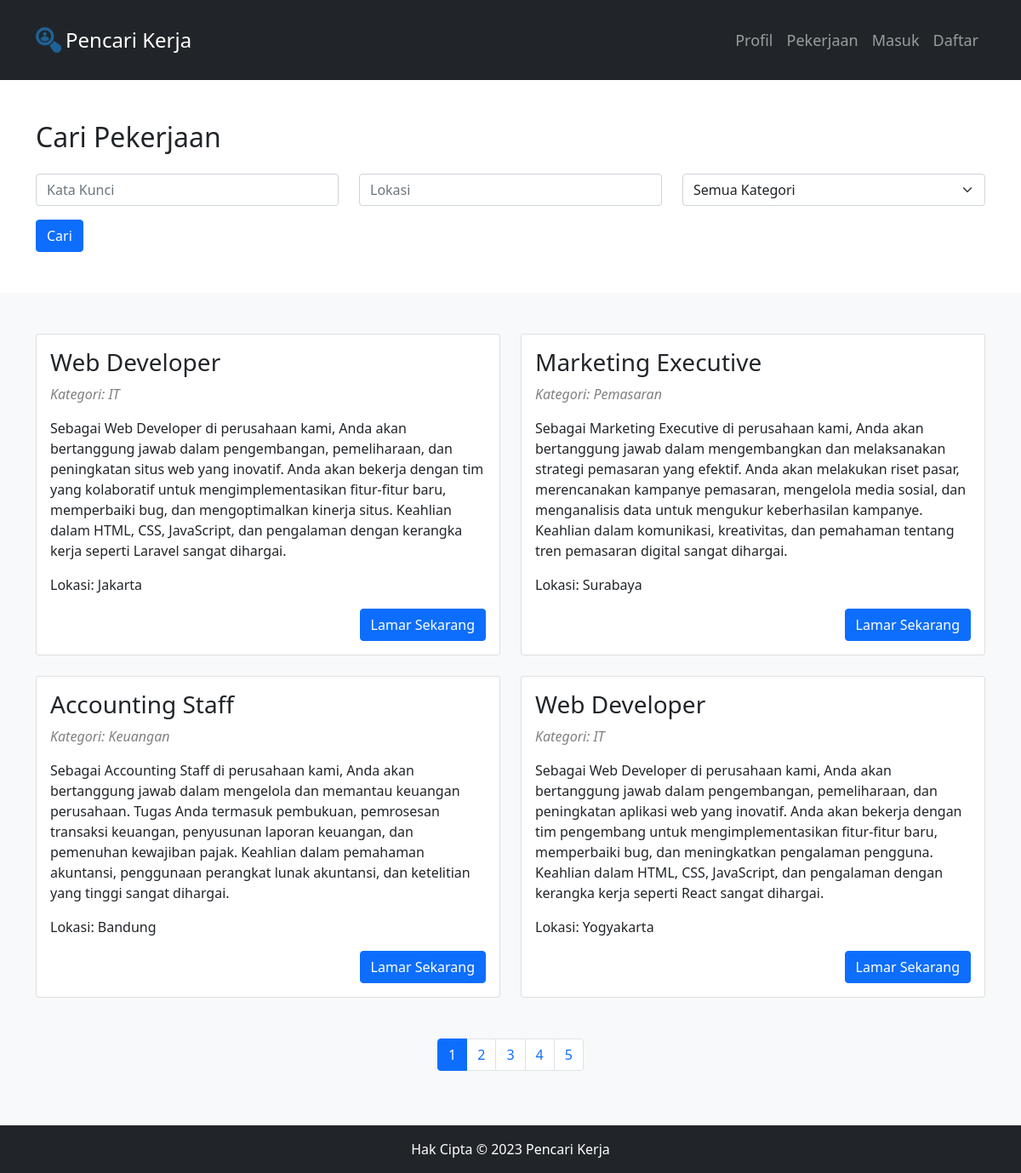
The page / on the database its author committed.
### tables this page shows
CREATE TABLE `lowongan` (
  `lowongan_id` int(11) NOT NULL,
  `perusahaan_id` int(11) DEFAULT NULL,
  `kategori_id` varchar(11) NOT NULL,
  `judul` varchar(255) DEFAULT NULL,
  `deskripsi` text DEFAULT NULL,
  `persyaratan` text DEFAULT NULL,
  `lokasi` varchar(100) DEFAULT NULL,
  `jenis_pekerjaan` varchar(50) DEFAULT NULL,
  `tanggal_posting` date DEFAULT NULL
);

### index.php (the view, shortened to what this page needs)
<!DOCTYPE html>
<html>
<head>
    <link rel="stylesheet" href="https://cdn.jsdelivr.net/npm/bootstrap@5.0.1/dist/css/bootstrap.min.css">
</head>
<body class="fade-in">
<header class="bg-dark text-white py-3 ">
    <div class="container">
        <nav class="navbar navbar-expand-lg navbar-dark">
        <img src="icon/logo.png" alt="Icon" style="width: 30px; height: 30px; margin-right: 5px;">
        <a class="navbar-brand" href="#" style="font-size: 24px;">Pencari Kerja</a>
            <div class="collapse navbar-collapse" id="navbarNav">
                <ul class="navbar-nav ms-auto">
                <li class="nav-item">
                        <a class="nav-link" href="profil.php" style="font-size: 18px;">Profil</a>
                    </li>
                    <li class="nav-item">
                        <a class="nav-link" href="index.php" style="font-size: 18px;">Pekerjaan</a>
                    </li>
                    <li class="nav-item">
                        <a class="nav-link" href="login_utama.php" style="font-size: 18px;">Masuk</a>
                    </li>
                    <li class="nav-item">
                        <a class="nav-link" href="daftar.php" style="font-size: 18px;">Daftar</a>
                    </li>
                </ul>
            </div>
        </nav>
    </div>
</header>
    <section class="py-5">
        <div class="container">
            <h2 class="mb-4">Cari Pekerjaan</h2>
            <form class="row" method="GET" action="">
                <div class="col-md-4 mb-3">
                    <input type="text" class="form-control" placeholder="Kata Kunci" name="search">
                </div>
                <div class="col-md-4 mb-3">
                    <input type="text" class="form-control" placeholder="Lokasi" name="location">
                </div>
                <div class="col-md-4 mb-3">
<select class="form-select" name="category">
        <option value="">Semua Kategori</option>
</select>
                </div>
                <div class="col-12">
                    <button type="submit" class="btn btn-primary" name="submit"  value="Cari">Cari</button>
                </div>
            </form>
        </div>
    </section>
    <?php
    $host = "localhost";
    $username = "root";
    $password = "";
    $database = "loginadmin";
    $koneksi = new mysqli($host, $username, $password, $database);
    $pekerjaanPerHalaman = 4;
    $searchKeyword = isset($_GET['search']) ? $_GET['search'] : '';
    $searchLocation = isset($_GET['location']) ? $_GET['location'] : '';
    $searchCategory = isset($_GET['category']) ? $_GET['category'] : '';
$sql = "SELECT * FROM lowongan WHERE judul LIKE '%$searchKeyword%'";
    $result = $koneksi->query($sql);
    $totalPekerjaan = $result->num_rows;
    $totalHalaman = ceil($totalPekerjaan / $pekerjaanPerHalaman);
    $halamanAktif = (isset($_GET['page'])) ? $_GET['page'] : 1;
    $indeksAwal = ($halamanAktif - 1) * $pekerjaanPerHalaman;
    $sql .= " LIMIT $indeksAwal, $pekerjaanPerHalaman";
    $result = $koneksi->query($sql);
    ?>
    <section class="py-5 bg-light">
        <div class="container">
            <div class="row">
                <?php
                if ($result->num_rows > 0) {
                    while ($row = $result->fetch_assoc()) {
                        echo '<div class="col-md-6 mb-4">';
                        echo '<div class="card h-100">';
                        echo '<div class="card-body d-flex flex-column">';
                        echo '<h3 class="card-title">' . $row['judul'] . '</h3>';
                        echo '<p class="card-text" style="font-style: italic; font-size: medium; color: #808080;">Kategori: ' . $row['kategori_id'] . '</p>';
                        echo '<p class="text-justify">' . $row['deskripsi'] . '</p>';
                        echo '<p class="card-text">Lokasi: ' . $row['lokasi'] . '</p>';
                        echo '<div class="mt-auto text-end">';
                        if (isset($_SESSION['id']) && !empty($_SESSION['id'])) {
                            echo '<a href="lamaran.html" class="btn btn-primary">Lamar Sekarang</a>';
                        } else {
                            echo '<a href="login_utama.php" class="btn btn-primary">Lamar Sekarang</a>';
                        }
                        echo '</div>';
                        echo '</div>';
                        echo '</div>';
                        echo '</div>';
                    }
                } else {
                    echo '<p>Tidak ada pekerjaan yang ditemukan.</p>';
                }
                ?>
            </div>
            <div class="row mt-4">
                <div class="col">
                    <nav aria-label="Halaman Pekerjaan">
                        <ul class="pagination justify-content-center">
                            <?php
                            for ($i = 1; $i <= $totalHalaman; $i++) {
                                echo '<li class="page-item' . ($i == $halamanAktif ? ' active' : '') . '">';
                                echo '<a class="page-link" href="?page=' . $i . '&search=' . $searchKeyword . '&location=' . $searchLocation . '&category=' . $searchCategory . '">' . $i . '</a>';
                                echo '</li>';
                            }
                            ?>
                        </ul>
                    </nav>
                </div>
            </div>
        </div>
    </section>
    <footer class="bg-dark text-white py-3">
        <div class="container text-center">
            <p class="m-0">Hak Cipta &copy; 2023 Pencari Kerja</p>
        </div>
    </footer>
</body>
</html>

### index.php (style rules this page uses)
.fade-in { animation: fade-in 1s ease-in-out; }

### rows shown on the page
lowongan: judul "Web Developer", kategori "IT", deskripsi "Sebagai Web Developer di perusahaan kami, Anda akan bertanggung jawab dalam pengembangan, pemeliharaan, dan peningkatan situs web yang inovatif. Anda akan bekerja dengan tim yang kolaboratif untuk mengimplementasikan fitur-fitur baru, memperbaiki bug, dan mengoptimalkan kinerja situs. Keahlian dalam HTML, CSS, JavaScript, dan pengalaman dengan kerangka kerja seperti Laravel sangat dihargai.", lokasi "Jakarta"
lowongan: judul "Marketing Executive", kategori "Pemasaran", deskripsi "Sebagai Marketing Executive di perusahaan kami, Anda akan bertanggung jawab dalam mengembangkan dan melaksanakan strategi pemasaran yang efektif. Anda akan melakukan riset pasar, merencanakan kampanye pemasaran, mengelola media sosial, dan menganalisis data untuk mengukur keberhasilan kampanye. Keahlian dalam komunikasi, kreativitas, dan pemahaman tentang tren pemasaran digital sangat dihargai.", lokasi "Surabaya"
lowongan: judul "Accounting Staff", kategori "Keuangan", deskripsi "Sebagai Accounting Staff di perusahaan kami, Anda akan bertanggung jawab dalam mengelola dan memantau keuangan perusahaan. Tugas Anda termasuk pembukuan, pemrosesan transaksi keuangan, penyusunan laporan keuangan, dan pemenuhan kewajiban pajak. Keahlian dalam pemahaman akuntansi, penggunaan perangkat lunak akuntansi, dan ketelitian yang tinggi sangat dihargai.", lokasi "Bandung"
lowongan: judul "Web Developer", kategori "IT", deskripsi "Sebagai Web Developer di perusahaan kami, Anda akan bertanggung jawab dalam pengembangan, pemeliharaan, dan peningkatan aplikasi web yang inovatif. Anda akan bekerja dengan tim pengembang untuk mengimplementasikan fitur-fitur baru, memperbaiki bug, dan meningkatkan pengalaman pengguna. Keahlian dalam HTML, CSS, JavaScript, dan pengalaman dengan kerangka kerja seperti React sangat dihargai.", lokasi "Yogyakarta"
